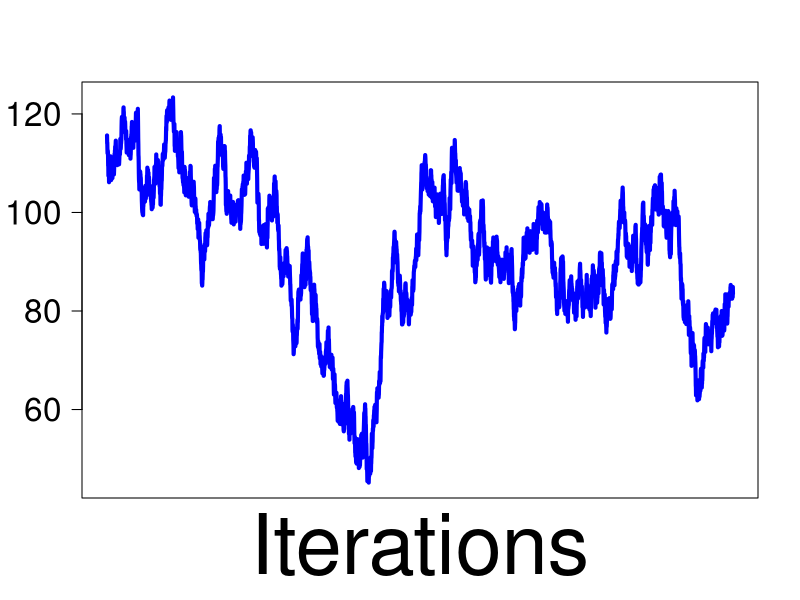
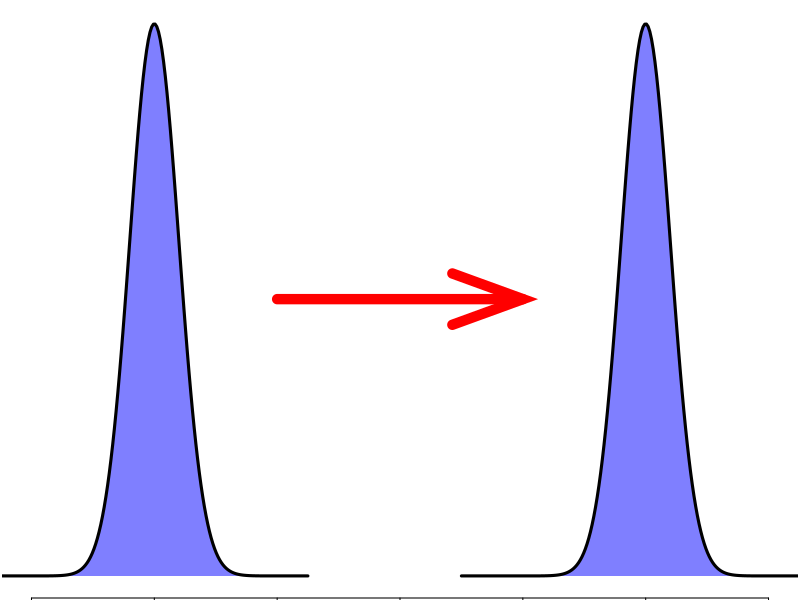
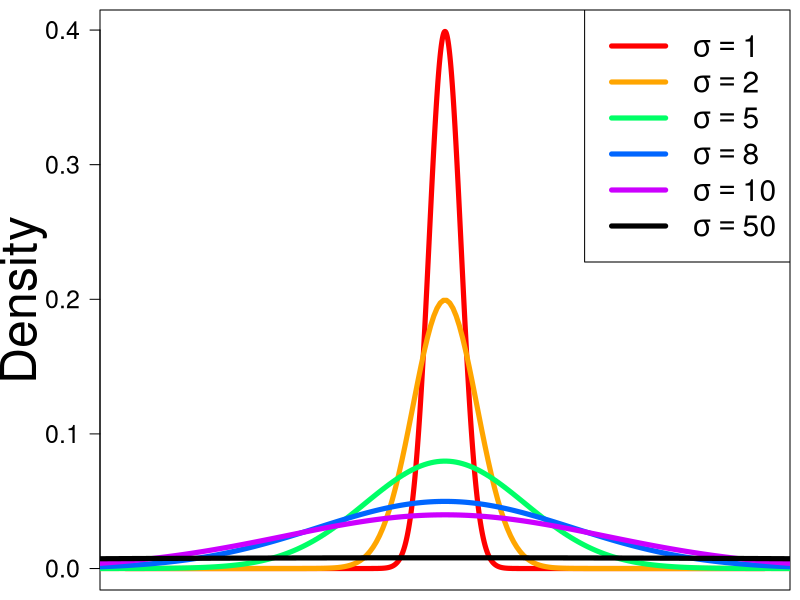
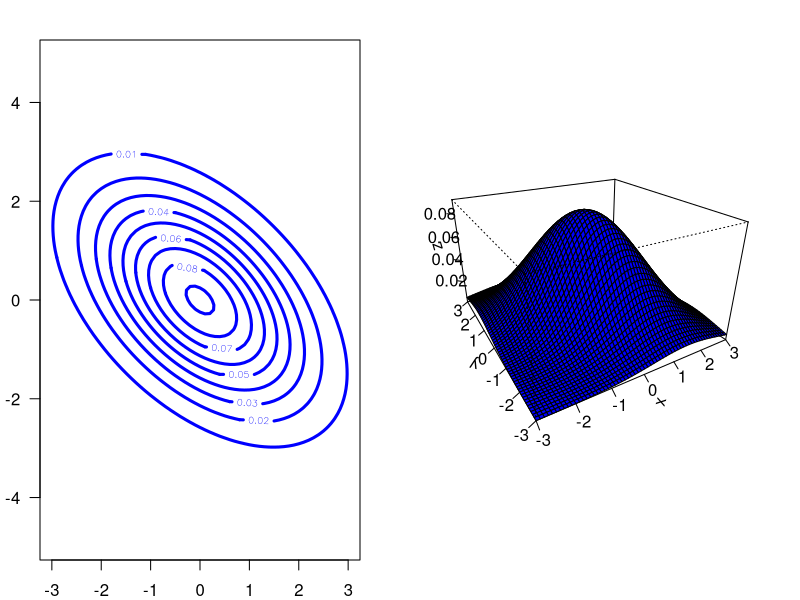

The R source for these figures, in order:
## ---- chunk 1
set.seed(42)
auto <- as.vector(arima.sim(n=5000,
                            list(ar=c(0.999)),
                            mean=0.1))
plot(auto,
     type="l",
     ylab="",
     xlab="Iterations",
     las=1,
     cex.axis=2,
     cex.lab = 5,
     col= "blue",
     lwd = 4,
     xaxt = "n")
## ---- chunk 2
val <- seq(-3.5, -0.75, length = 200)
marginal <- dnorm(val, mean = -2, sd = 0.2)

par(mar = c(0.1, 0.1, 0.1, 0.1))
plot(val,marginal,
     type = "n",
     xlim = c(-3,3),
     axes = FALSE,
     xlab = "",
     ylab = "") 

axis(1, tick = NA)

# Before
polygon(x = c(val, val[1]),
        y = c(marginal,marginal[1]),
        col = rgb(0, 0, 1, 0.5),
        border = NA)

lines(val, marginal,lwd = 3)

# After
polygon(x = c(val, val[1]) + 4,
        y = c(marginal,marginal[1]),
#        col = rgb(1, 165/ 255, 0, 0.5),
        col = rgb(0, 0, 1, 0.5),
        border = NA)

lines(val + 4, marginal,lwd = 3)

arrows(x0 = -1 ,
       y0 = 1, 
       x1 = 1,
       y1 = 1,
       length = 0.75,
       angle = 20,
       code = 2,
       col = "red",
       lwd = 10,
       lend = "round",
       ljoin = "mitre")

## ---- chunk 3
par(mar=c(0.5,5,0.5,0.5))
couleur<-rainbow(5)
curve(dnorm, -20, 20, n = 10000, col = couleur[1], xaxt = "n",
      xlab = "", ylab = "Density", las = 1, cex.lab=3, lwd = 5, cex.axis = 1.5)
curve(dnorm(x,mean = 0, sd = 2), -1000, 1000, add=TRUE,
      n=10000, col="orange", lwd = 5)
curve(dnorm(x,mean = 0, sd = 5), -1000, 1000, add=TRUE,
      n=10000,col=couleur[3], lwd = 5)
curve(dnorm(x,mean = 0, sd = 8), -1000, 1000, add=TRUE,
      n=10000,col=couleur[4], lwd = 5)
curve(dnorm(x,mean = 0, sd = 10), -1000, 1000, add=TRUE,
      n=10000,col=couleur[5], lwd = 5)
curve(dnorm(x,mean = 0, sd = 50), -1000, 1000, add=TRUE,
      n=10000, lwd = 5)
legend("topright",legend=c(expression(sigma==1),
                           expression(sigma==2),
                           expression(sigma==5),
                           expression(sigma==8),
                           expression(sigma==10),
                           expression(sigma==50)),col=c(couleur[1],
                                                   "orange",
                                                   couleur[3:5],
                                                   "black"),
       lty=1, lwd=5, cex = 1.8)
## ---- chunk 4
library(mnormt)

#make this example reproducible
set.seed(42)

#create bivariate normal distribution
x     <- seq(-3, 3, 0.1) 
y     <- seq(-3, 3, 0.1)
mu    <- c(0, 0)
sigma <- matrix(c(2, -1, -1, 2), nrow=2)
f     <- function(x, y) dmnorm(cbind(x, y), mu, sigma)
z     <- outer(x, y, f)


par(mfrow = c(1,2), mar = c(2,2,2,2))
#create contour plot
contour(x, y, z, 
        asp =1, 
        las = 1, 
        col ="blue",
        lwd = 3)

#create surface plot
persp(x, y, z, 
      theta=-30,
      phi=25,
      expand=0.6,
      ticktype='detailed', 
      col = "blue")
